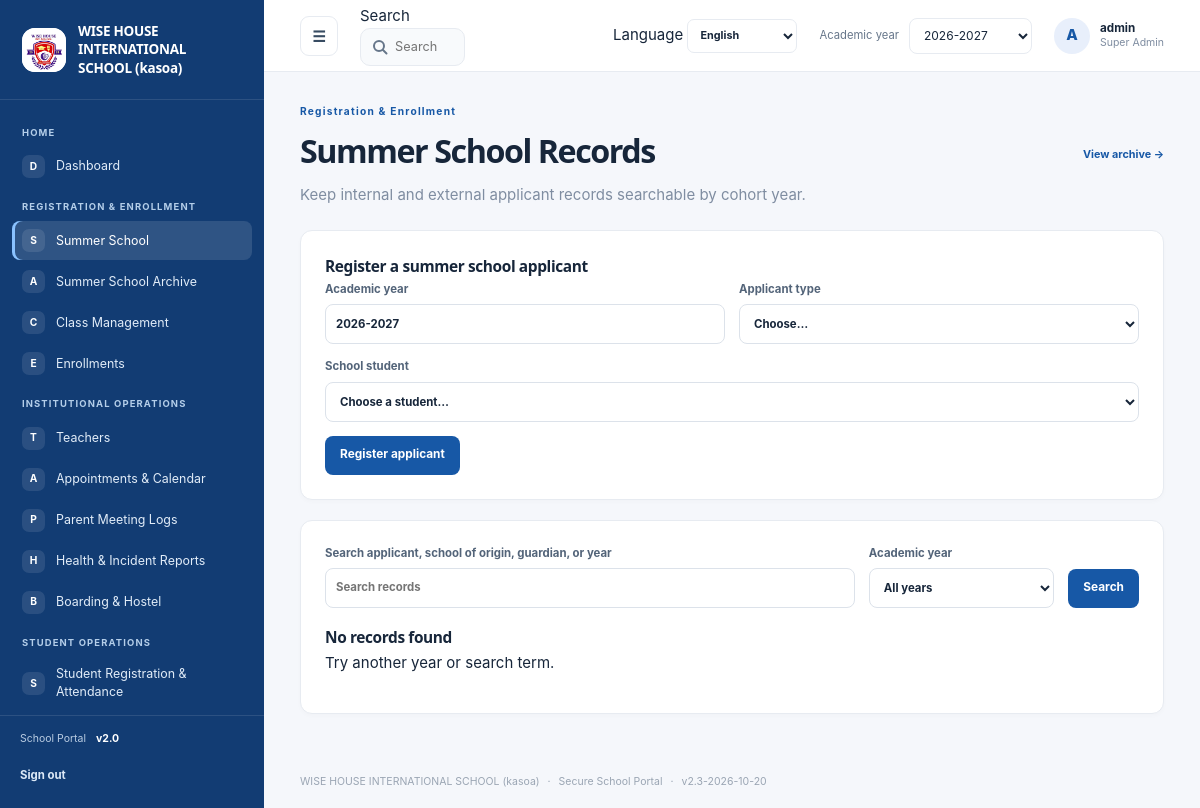
The app's page /summer-school (signed in) with its own data.
### tables this page shows
CREATE TABLE settings (
    key TEXT PRIMARY KEY,
    value TEXT NOT NULL
);

CREATE TABLE navigation_items (
    id INTEGER PRIMARY KEY AUTOINCREMENT,
    category TEXT NOT NULL,
    title TEXT NOT NULL,
    icon TEXT NOT NULL DEFAULT 'circle',
    url_endpoint TEXT NOT NULL,
    route_arg TEXT NOT NULL DEFAULT '',
    is_active INTEGER NOT NULL DEFAULT 1 CHECK (is_active IN (0, 1)),
    display_order INTEGER NOT NULL DEFAULT 0
);

CREATE TABLE users (
    id INTEGER PRIMARY KEY AUTOINCREMENT,
    username TEXT NOT NULL UNIQUE,
    password_hash TEXT NOT NULL,
    role TEXT NOT NULL DEFAULT 'manager'
      CHECK (role IN (
        'super_admin', 'admin', 'manager', 'teacher', 'student', 'parent',
        'health_officer', 'boarding_master'
      )),
    email TEXT UNIQUE,
    teacher_id INTEGER REFERENCES teachers(id) ON DELETE CASCADE,
    student_id INTEGER REFERENCES students(id) ON DELETE CASCADE,
    is_active INTEGER NOT NULL DEFAULT 1 CHECK (is_active IN (0, 1))
);

### school_system/views.py (the view, shortened to what this page needs)
@bp.route("/summer-school", methods=("GET", "POST"))
@roles_required("super_admin", "admin")
def summer_school():
    _require_module("summer_school")
    db = get_db()
    selected_year = request.args.get("year", "").strip()
    query_text = request.args.get("q", "").strip()
    where = ["archived=0"]
    params = []
    if selected_year:
        where.append("academic_year=?")
        params.append(selected_year)
    records = db.execute(
        "SELECT * FROM summer_school_records WHERE "
        + " AND ".join(where)
        + " ORDER BY academic_year DESC,full_name",
        params,
    ).fetchall()
    years = db.execute(
        "SELECT DISTINCT academic_year FROM summer_school_records ORDER BY academic_year DESC"
    ).fetchall()
    students = db.execute(
        "SELECT id,name,gender,father_name,father_phone,mother_name,mother_phone,home_address "
        "FROM students ORDER BY name"
    ).fetchall()
    return render_template(
        "summer_school.html", records=records, years=years, students=students,
        selected_year=selected_year, query_text=query_text, archived=False,
    )

### school_system/templates/summer_school.html (shortened to what this page needs)
{% extends "base.html" %}
{% block content %}
  <section class="page-title-row">
    <div><span class="eyebrow">{{ 'Registration & Enrollment'|translate(language) }}</span><h1>{{ ('Summer School Archive' if archived else 'Summer School Records')|translate(language) }}</h1>
      <p class="muted">{{ 'Keep internal and external applicant records searchable by cohort year.'|translate(language) }}</p></div>
    <a class="text-link" href="{{ url_for('views.summer_school_archive' if not archived else 'views.summer_school') }}">{{ ('View archive' if not archived else 'Active records')|translate(language) }} →</a>
  </section>
  {% if not archived %}
    <section class="portal-card summer-form-card">
      <h2>{{ 'Register a summer school applicant'|translate(language) }}</h2>
      <form method="post" class="summer-form" id="summer-form">
        <label>{{ 'Academic year'|translate(language) }}<input name="academic_year" value="{{ selected_year or current_year|string ~ '-' ~ (current_year + 1)|string }}" pattern="[0-9]{4}-[0-9]{4}" placeholder="2026-2027" required></label>
        <label>{{ 'Applicant type'|translate(language) }}<select name="student_type" id="student-type" required><option value="">Choose…</option></select></label>
        <label id="internal-student-field" class="wide">{{ 'School student'|translate(language) }}<select name="student_id" id="student-id"><option value="">{{ 'Choose a student…'|translate(language) }}</option></select></label>
        <button type="submit">{{ 'Register applicant'|translate(language) }}</button>
      </form>
    </section>
  {% endif %}
  <section class="portal-card summer-records-card">
    <form method="get" class="summer-search">
      <label>{{ 'Search applicant, school of origin, guardian, or year'|translate(language) }}<input name="q" value="{{ query_text }}" placeholder="{{ 'Search records'|translate(language) }}"></label>
      <label>{{ 'Academic year'|translate(language) }}<select name="year"><option value="">{{ 'All years'|translate(language) }}</option></select></label>
      <button type="submit">{{ 'Search'|translate(language) }}</button>
    </form>
    {% if records %}
      <div class="table-scroll"><table>
        <thead><tr><th>{{ 'Year'|translate(language) }}</th><th>{{ 'Type'|translate(language) }}</th><th>{{ 'Full name'|translate(language) }}</th><th>{{ 'Gender'|translate(language) }}</th><th>{{ 'Father / phone'|translate(language) }}</th><th>{{ 'Mother / phone'|translate(language) }}</th><th>{{ 'Address'|translate(language) }}</th><th>{{ 'School of Origin'|translate(language) }}</th><th>{{ 'Actions'|translate(language) }}</th></tr></thead>
        <tbody>{% for record in records %}<tr>
          <td>{{ record.academic_year }}</td><td>{{ record.student_type|title }}</td><td>{{ record.full_name }}</td><td>{{ record.gender }}</td>
          <td>{{ record.father_name }}{% if record.father_phone %}<br>{{ record.father_phone }}{% endif %}</td>
          <td>{{ record.mother_name }}{% if record.mother_phone %}<br>{{ record.mother_phone }}{% endif %}</td>
          <td>{{ record.home_address }}</td><td>{{ record.school_of_origin }}</td>
          <td><form method="post" action="{{ url_for('views.archive_summer_school_record', record_id=record.id) }}">
            <input type="hidden" name="csrf_token" value="{{ csrf_token() }}"><input type="hidden" name="archived" value="{{ 0 if archived else 1 }}">
            <button class="secondary-button" type="submit">{{ ('Restore' if archived else 'Archive')|translate(language) }}</button></form></td>
        </tr>{% endfor %}</tbody>
      </table></div>
    {% else %}<div class="empty"><h2>{{ 'No records found'|translate(language) }}</h2><p>{{ 'Try another year or search term.'|translate(language) }}</p></div>{% endif %}
  </section>
{% endblock %}

### school_system/templates/base.html (shortened to what this page needs)
<!doctype html>
<html lang="{{ language or 'en' }}" dir="{{ 'rtl' if language in ('ar',) else 'ltr' }}">
  <head>
    <link rel="stylesheet" href="{{ url_for('static', filename='style.css') }}">
    <link rel="stylesheet" href="{{ url_for('static', filename='portal.css') }}">
  </head>
  <body class="{% block body_class %}portal-body{% endblock %}">
    {% if session.get('user_id') and not public_page|default(false) %}
      <div class="portal-shell" id="portal-shell">
        <aside class="sidebar" id="sidebar" style="background-color: {{ site_settings.sidebar_color }};">
          <a class="school-brand" href="{{ url_for('views.dashboard') }}">
            <span class="school-logo">
              {% if brand_settings.get('logo_filename') %}
                <img src="{{ url_for('views.uploaded_logo', filename=brand_settings.get('logo_filename')) }}" alt="{{ school_name }} logo">
              {% else %}<span class="logo-mark">W</span>{% endif %}
            </span>
            <span class="school-name">{{ school_name }}</span>
          </a>
          <div class="sidebar-scroll" data-scroll-keep="sidebar" data-scroll-global>
            {% set nav_state = namespace(category=None) %}
            {% for item in nav_items %}
              {% if item.category != nav_state.category %}
                {% if not loop.first %}</section>{% endif %}
                <section class="nav-group"><p class="nav-heading">{{ item.category }}</p>
                {% set nav_state.category = item.category %}
              {% endif %}
              <a class="nav-link {% if request.endpoint == item.url_endpoint and (not item.get('resource') or request.view_args.get('resource') == item.get('resource')) %}active{% endif %}"
                href="{{ url_for(item.url_endpoint, resource=item.resource) if item.get('resource') else url_for(item.url_endpoint, module=item.module) if item.get('module') else url_for(item.url_endpoint) }}">
                <span class="nav-icon" aria-hidden="true">{{ item.icon[:1]|upper }}</span><span>{{ item.title }}</span>
              </a>
            {% endfor %}
            {% if nav_items %}</section>{% endif %}
          </div>
          <div class="sidebar-footer">
            <span class="sidebar-version">School Portal <b>v2.0</b></span>
            <form action="{{ url_for('auth.logout') }}" method="post">
              <button class="sidebar-logout" type="submit">{{ 'Sign out'|translate(language) }}</button>
            </form>
          </div>
        </aside>
        <div class="portal-main">
          <header class="topbar">
            <button class="icon-button menu-toggle" id="menu-toggle" type="button" aria-label="Toggle navigation" aria-expanded="true">☰</button>
            {% include "_global_search.html" %}
            <form class="language-select" method="post" action="{{ url_for('views.change_language') }}">
              <label for="portal-language" class="sr-only">Language</label>
              <select id="portal-language" name="language" aria-label="Language" onchange="this.form.submit()">
                {% for code, label in languages.items() %}
                  <option value="{{ code }}" {% if language == code %}selected{% endif %}>{{ label }}</option>
                {% endfor %}
              </select>
            </form>
            <form class="year-select" method="get" action="{{ url_for('views.dashboard') }}">
              <label for="academic-year">{{ 'Academic year'|translate(language) }}</label>
              <select id="academic-year" name="year" onchange="this.form.submit()">
                {% set year = request.args.get('year', academic_year) %}
                {% for option in academic_year_options %}
                  <option value="{{ option }}" {% if year == option %}selected{% endif %}>{{ option }}</option>
                {% endfor %}
              </select>
            </form>
            <a class="profile-chip" href="{{ url_for('views.profile') }}" aria-label="User profile">
              <span class="avatar">{{ session.get('username', 'U')[:1]|upper }}</span>
              <span class="profile-copy"><b>{{ session.get('username') }}</b><small>{{ role_label }}</small></span>
            </a>
          </header>
          <main class="page-content">
            {% block content %}{% endblock %}
          </main>
          <footer class="page-footer">{{ school_name }} <span>·</span> Secure School Portal <span>·</span> v{{ app_version }}</footer>
        </div>
      </div>
    {% else %}
      {% for category, message in get_flashed_messages(with_categories=true) %}
        <p class="flash {{ category }} login-flash" role="status">{{ message|translate(language) }}</p>
      {% endfor %}
      {% block public_content %}{% endblock %}
    {% endif %}
  </body>
</html>

### school_system/templates/_global_search.html (shortened to what this page needs)
<div class="global-search" role="search">
  <label for="global-search-input" class="sr-only">{{ 'Search'|translate(language) }}</label>
  <input id="global-search-input" type="search" autocomplete="off" maxlength="60"
    placeholder="{{ 'Search students, teachers, pages…'|translate(language) }}" aria-controls="gs-panel" aria-expanded="false">
</div>

### records on screen
settings: value (picture)
settings: value "WISE HOUSE INTERNATIONAL SCHOOL (kasoa)"
navigation_items: category "HOME", icon "D", title "Dashboard"
navigation_items: category "REGISTRATION & ENROLLMENT", icon "S", title "Summer School"
navigation_items: icon "A", title "Summer School Archive"
navigation_items: icon "C", title "Class Management"
navigation_items: icon "E", title "Enrollments"
navigation_items: category "INSTITUTIONAL OPERATIONS", icon "T", title "Teachers"
navigation_items: icon "A", title "Appointments & Calendar"
navigation_items: icon "P", title "Parent Meeting Logs"
navigation_items: icon "H", title "Health & Incident Reports"
navigation_items: icon "B", title "Boarding & Hostel"
navigation_items: category "STUDENT OPERATIONS", icon "S", title "Student Registration & Attendance"
settings: value "Sign out", value "Search", value "Search students, teachers, pages…", language "English", value "Academic year", value "Registration & Enrollment", value "Summer School Records", value "Keep internal and external applicant records searchable by cohort year.", value "View archive", value "Register a summer school applicant", value "Applicant type", value "School student", student_id "Choose a student…", value "Register applicant", value "Search applicant, school of origin, guardian, or year", q "Search records", year "All years", value "No records found", value "Try another year or search term."
settings: year "2026-2027"
users: username "A", get "admin"

### other values on screen
{{ role_label }} "Super Admin"
{{ app_version }} "2.3-2026-10-20"
